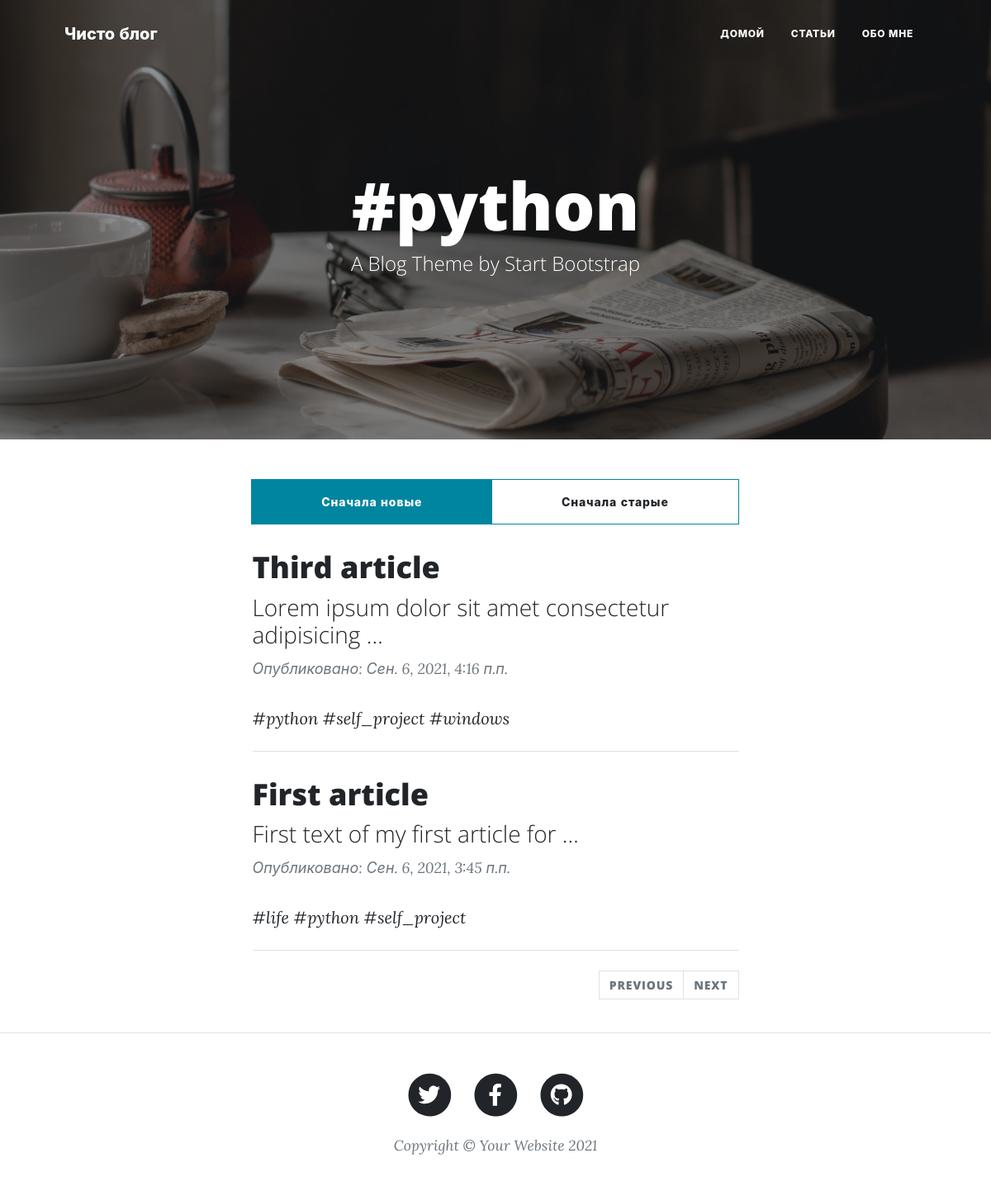
Screenshot of /articles/tag/1 with the database file from the repository.
### blog/models.py (models this page shows, shortened)
class Article(models.Model):
    title = models.CharField(max_length=250, verbose_name='Заголовок')
    text = HTMLField(null=False, blank=False, verbose_name='Текст')
    date_created = models.DateTimeField(auto_now=True, verbose_name='Дата создания')
    is_published = models.BooleanField(default=False, verbose_name='Опубликовать')
    tag = models.ManyToManyField('Tag', verbose_name='Тег')
    class Meta:
        verbose_name = 'Статья'
        verbose_name_plural = 'Статьи'
        ordering = ['-date_created']

class Tag(models.Model):
    title = models.CharField(max_length=150, null=False, blank=False, unique=True, verbose_name='Заголовок')
    class Meta:
        verbose_name = 'Тег'
        verbose_name_plural = 'Теги'
        ordering = ['title']
    def __str__(self):
        return self.title

### blog/views.py (the view)
# urls.py: path('articles/tag/<int:tag_id>', views.get_tag, name='tag'),
def get_tag(request, tag_id):
    articles = Article.objects.filter(is_published=True).filter(tag__id=tag_id)
    tag_name = Tag.objects.get(id=tag_id).title
    context = {
        'title': f'#{tag_name}',
        'articles': articles
    }
    return render(request, 'blog/articles-tag.html', context)

### templates/blog/articles-tag.html (shortened to what this page needs)
{% extends 'blog/base.html' %}
{% load static %}
{% block header %}
<header class="masthead" style="background-image: url({% static 'assets/img/pexels.jpg' %})">
    <div class="container position-relative px-4 px-lg-5">
        <div class="row gx-4 gx-lg-5 justify-content-center">
            <div class="col-md-10 col-lg-8 col-xl-7">
                <div class="site-heading">
                    <h1>{{ title }}</h1>
                    <span class="subheading">A Blog Theme by Start Bootstrap</span>
                </div>
            </div>
        </div>
    </div>
</header>
{% endblock %}
{% block content %}
<div class="container px-4 px-lg-5">
    <div class="row gx-4 gx-lg-5 justify-content-center">
        <div class="col-md-10 col-lg-8 col-xl-7">
            <div class="btn-group d-flex justify-content-end" role="group" aria-label="Basic radio toggle button group">
                <label class="btn btn-outline-primary" for="btnradio1">Сначала новые</label>
                <label class="btn btn-outline-primary" for="btnradio2">Сначала старые</label>
            </div>
            {% for item in articles %}
                {% with item as item %}
                {% include 'blog/item_article.html' %}
                {% endwith %}
                <hr class="my-4"/>
            {% endfor %}
            <nav aria-label="Page navigation example">
                <ul class="pagination justify-content-end">
                    <li class="page-item d-flex justify-content-end mb-4 {% if page_obj.has_previous != True %}disabled{% endif %}">
                        <a class="page-link btn btn-primary text-uppercase" href="?page={% if page_obj.has_previous %}{{page_obj.previous_page_number}}{% endif %}" tabindex="-1">Previous</a>
                    </li>
                    <li class="page-item d-flex justify-content-end mb-4 {% if page_obj.has_next != True %}disabled{% endif %}">
                        <a class="page-link btn btn-primary text-uppercase" href="?page={% if page_obj.has_next %}{{page_obj.next_page_number}}{% endif %}">Next</a>
                    </li>
                </ul>
            </nav>
        </div>
    </div>
</div>
{% endblock %}

### templates/blog/item_article.html
<div class="post-preview">
    <a href="{% url 'post' post_id=item.pk %}">
        <h2 class="post-title">{{ item.title }}</h2>
        <h3 class="post-subtitle">{{ item.text|striptags|truncatewords:7 }}</h3>
    </a>
    <p class="post-meta">
        Опубликовано: {{ item.date_created }}
    </p>
    {% for t in item.tag.all %}<a href="{% url 'tag' tag_id=t.pk %}">#<span style="font-style: italic;">{{t}}</span></a> {% endfor %}
</div>

### rows the page displays
Article: title "Third article", text "Lorem ipsum dolor sit amet consectetur adipisicing …", date_created "Сен. 6, 2021, 4:16 п.п."
Tag: title "python"
Tag: title "self_project"
Tag: title "windows"
Article: title "First article", text "First text of my first article for …", date_created "Сен. 6, 2021, 3:45 п.п."
Tag: title "life"

### other values shown
{{ title }} "#python"
